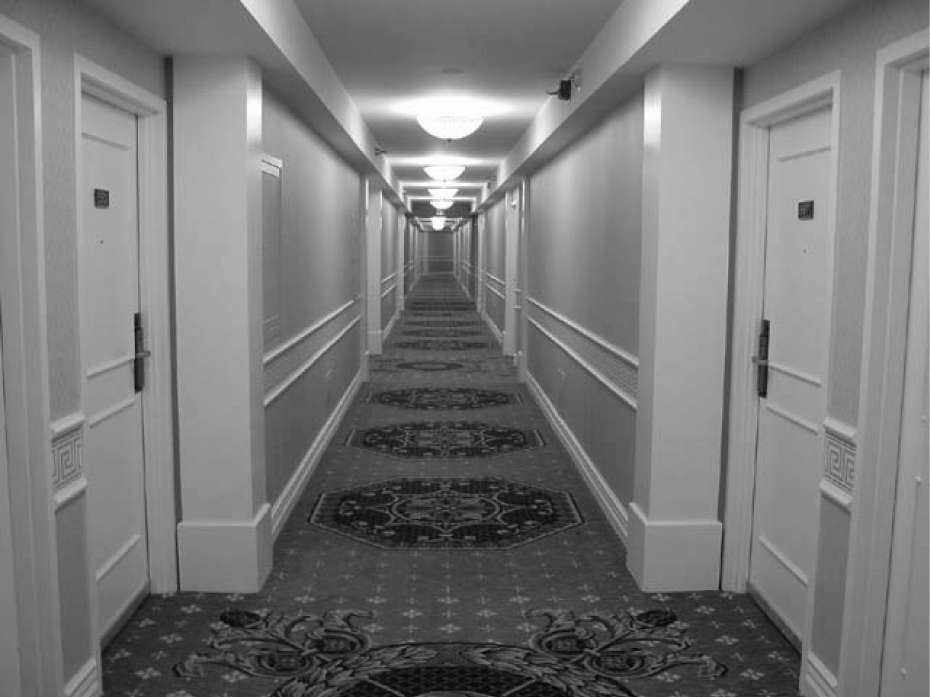
//> input picture Edge & keypoint detection/corridor.png, 930 x 697 px
$ ./Main   (built with g++ and OpenCV 4)
//> lines starting //> are read from the running program, lines starting //| are printed output that depends on the picture
//> further down, src is the input picture: 697 rows x 930 cols, CV_8UC1; min 1, max 255, mean 120.4
### Edge & keypoint detection/tpEdge_keypoint.h
#pragma once
#include <opencv2/opencv.hpp>

cv::Mat  HoughLines(cv::Mat src_img);

### Edge & keypoint detection/Edge & keypoint detection.cpp
#include "tpEdge_keypoint.h"
#include <opencv2/core.hpp>
#include "opencv2/imgproc.hpp"


using namespace cv;
using namespace std;

cv::Mat  HoughLines(Mat src_img) {

	Mat res = src_img.clone();
	Mat cdst,dst;

	Canny(src_img, res, 50, 200, 3);
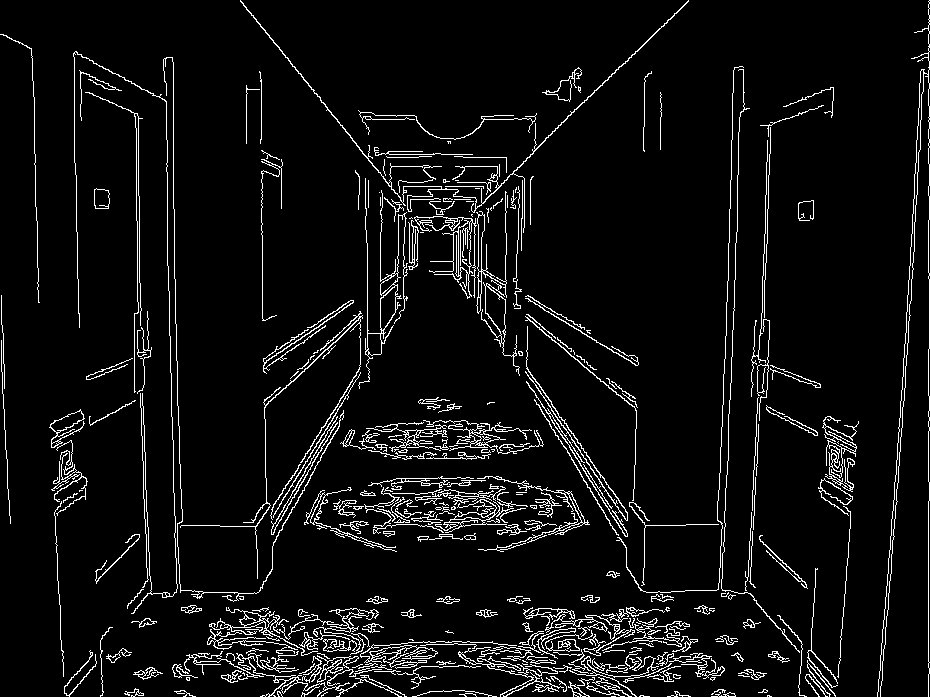
//> res: 697 rows x 930 cols, CV_8UC1; 6% white in thin lines or dots

	// Copy edges to the images that will display the results in BGR
	cvtColor(res, cdst, COLOR_GRAY2BGR);
//> cdst: 697 rows x 930 cols, CV_8UC3; 6% white in thin lines or dots

	// Standard Hough Line Transform
	vector<Vec2f> lines; // will hold the results of the detection
	HoughLines(res, lines, 1, CV_PI / 190, 180, 0, 0); // runs the actual detection
//> lines = 76 lines (rho, theta), first 12: [928, 0], [925, 0.07], [-187, 2.46], [736, 0.03], [776, 0.05], [-135, 3.13], [-170, 3.13], [743, 0.03], [-243, 2.58], [475, 0.81], [927, 0.07], [931, 0.08]
	// Draw the lines
	for (size_t i = 0; i < lines.size(); i++)
	{
		float rho = lines[i][0], theta = lines[i][1];
		Point pt1, pt2;
		double a = cos(theta), b = sin(theta);
		double x0 = a * rho, y0 = b * rho;
		pt1.x = cvRound(x0 + 1000 * (-b));
		pt1.y = cvRound(y0 + 1000 * (a));
		pt2.x = cvRound(x0 - 1000 * (-b));
		pt2.y = cvRound(y0 - 1000 * (a));
		line(cdst, pt1, pt2, Scalar(0, 0, 255), 3, LINE_AA);
	}
//> this loop made 76 passes
//> (rho, theta, a, b, x0, y0) on passes 1 to 12: (928, 0, 1, 0, 928, 0), (925, 0.0661, 0.998, 0.0661, 923, 61.13), (-187, 2.46, -0.779, 0.627, 145.7, -117.3), (736, 0.0331, 0.999, 0.0331, 735.6, 24.33), (776, 0.0496, 0.999, 0.0496, 775, 38.48), (-135, 3.13, -1, 0.0165, 135, -2.23), (-170, 3.13, -1, 0.0165, 170, -2.81), (743, 0.0331, 0.999, 0.0331, 742.6, 24.57), (-243, 2.58, -0.846, 0.533, 205.6, -129.5), (475, 0.81, 0.689, 0.724, 327.4, 344.1), (927, 0.0661, 0.998, 0.0661, 925, 61.27), (931, 0.0827, 0.997, 0.0826, 927.8, 76.88)
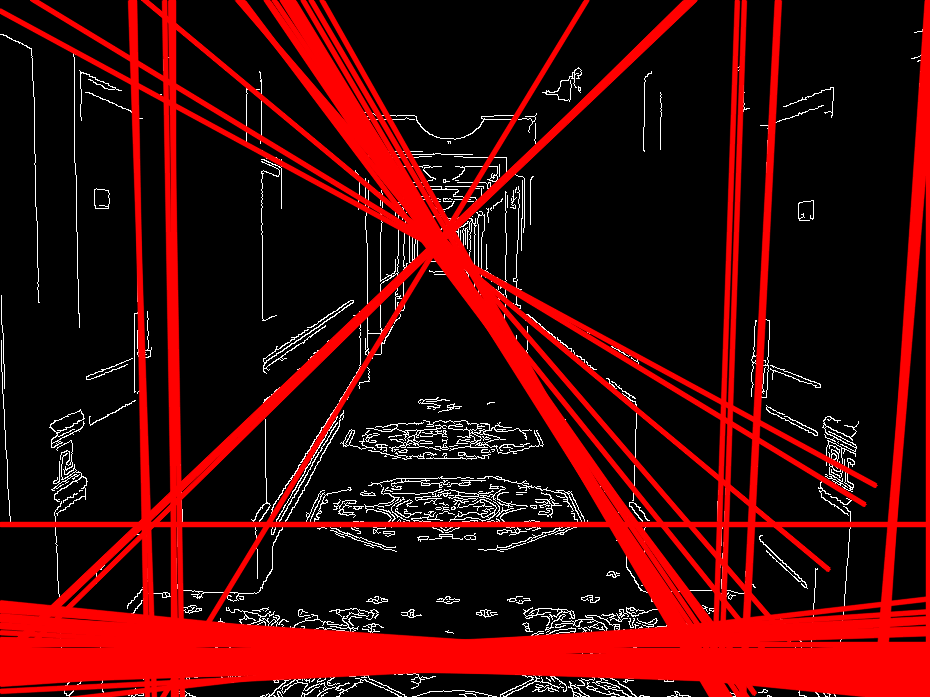
//> cdst: 697 rows x 930 cols, CV_8UC3; mean B, G, R 7.3, 7.3, 64.8

	return cdst;

}

### Edge & keypoint detection/Main.cpp
#include <opencv2/core/core.hpp>
#include <iostream>
#include "tpEdge_keypoint.h"

using namespace std;
using namespace cv;

int main() {
	String filename = "corridor.png";
	Mat src = imread(samples::findFile(filename), IMREAD_GRAYSCALE);
	// Check if image is loaded fine
	if (src.empty()) {
		printf(" Error opening image\n");
		return -1;
	}
	Mat res = HoughLines(src);
	// Show results
	imshow("Source", src);
	imshow("Detected Lines (in red) - Standard Hough Line Transform", res);
	// Wait and Exit
	waitKey();
	return 0;
}
